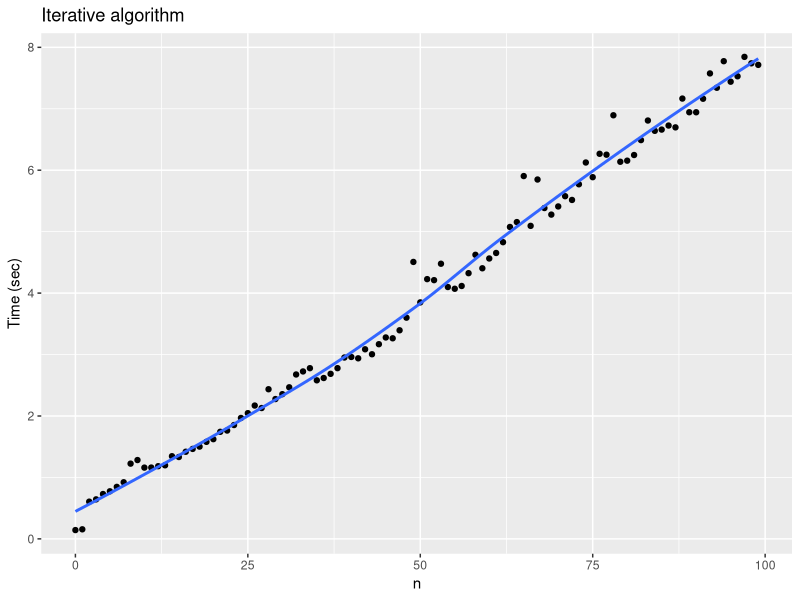
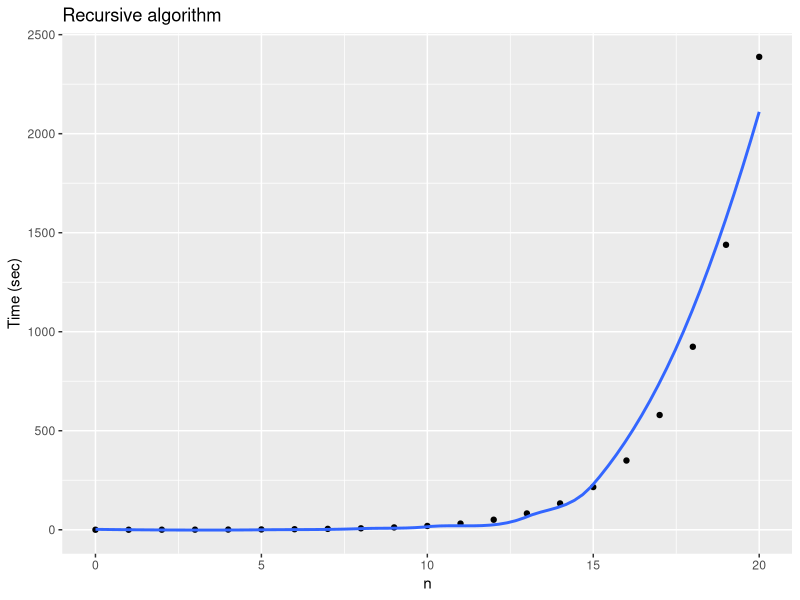
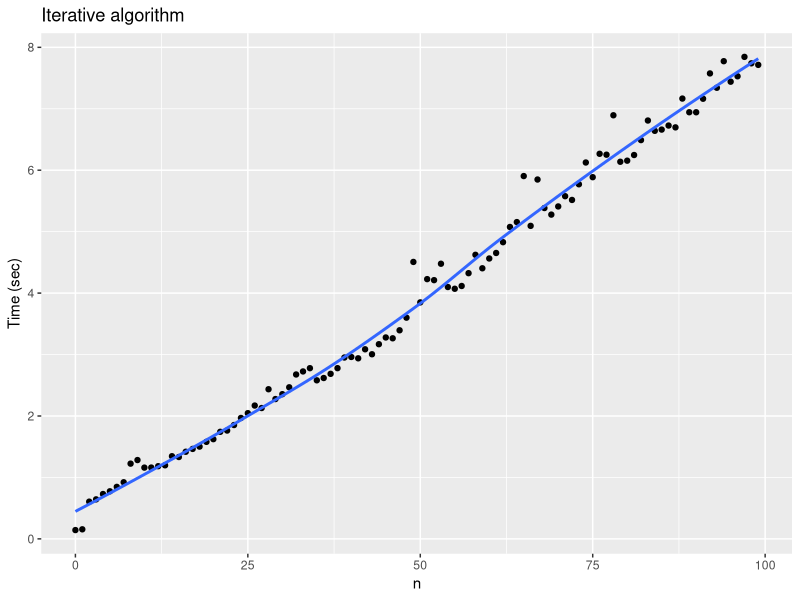
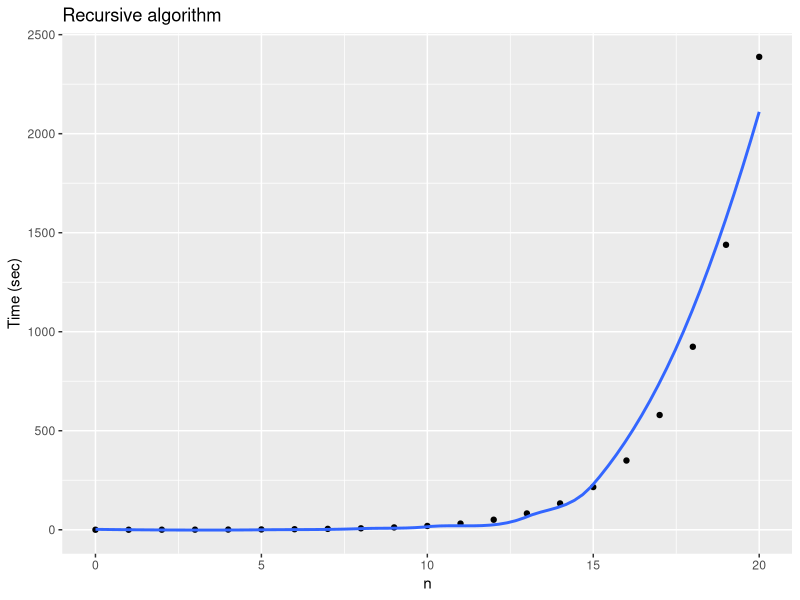

Source code (R) for these figures, in order:
library(tidyverse)

iterative <- read_csv("iterative.csv")
recursive <- read_csv("recursive.csv")

# ggplot(data.frame(num = 1:length(results), rec = results$recursive), aes(x = num, y = rec)) + geom_line()

iterative %>%  
  ggplot(aes(x = n, y = time)) +
  ggtitle("Iterative algorithm") +
  geom_point() +
  geom_smooth(se = FALSE) + 
  ylab("Time (sec)") 
ggsave("recursive_plot.png")


recursive %>% 
  ggplot(aes(x = n, y = time)) +
  ggtitle("Recursive algorithm") +
  geom_point() +  
  geom_smooth(se = FALSE) +
  ylab("Time (sec)")
ggsave("iterative_plot.png")

